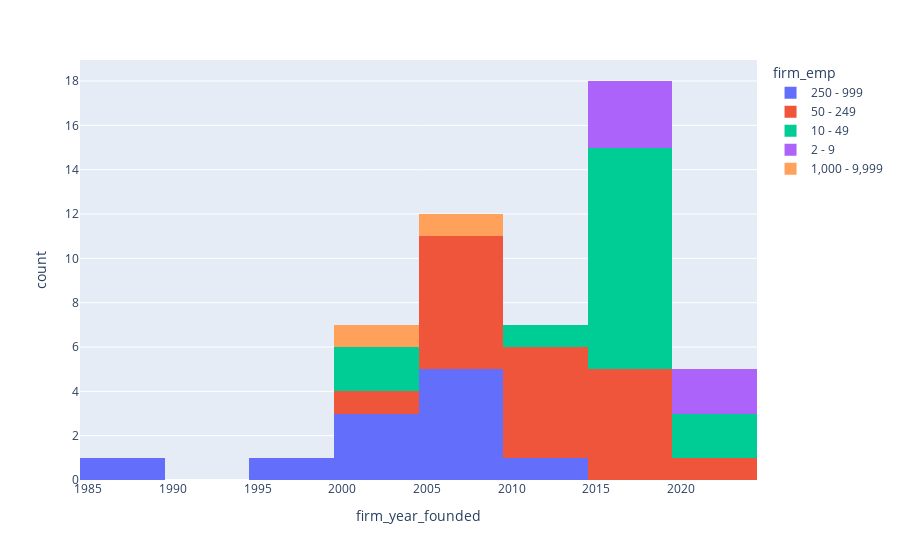

Source (notebook cell):
### Code cell
px.histogram(df_new1, 'firm_year_founded', color='firm_emp')

### Figure 1 — Plotly figure (JSON) as saved in the notebook; plotly's stock layout.template omitted (floating-point values rounded to 4 significant figures)
{"data": [{"alignmentgroup": "True", "bingroup": "x", "hovertemplate": "firm_emp=250 - 999<br>firm_year_founded=%{x}<br>count=%{y}<extra></extra>", "legendgroup": "250 - 999", "marker": {"color": "#636efa", "pattern": {"shape": ""}}, "name": "250 - 999", "offsetgroup": "250 - 999", "orientation": "v", "showlegend": true, "type": "histogram", "x": [2000, 2000, 2007, 2007, 2005, 1997, 1987, 2010, 2008, 2008, 2000], "xaxis": "x", "yaxis": "y"}, {"alignmentgroup": "True", "bingroup": "x", "hovertemplate": "firm_emp=50 - 249<br>firm_year_founded=%{x}<br>count=%{y}<extra></extra>", "legendgroup": "50 - 249", "marker": {"color": "#EF553B", "pattern": {"shape": ""}}, "name": "50 - 249", "offsetgroup": "50 - 249", "orientation": "v", "showlegend": true, "type": "histogram", "x": [2012, 2012, 2003, 2008, 2015, 2010, 2015, 2015, 2009, 2013, 2016, 2009, 2008, 2018, null, 2009, 2009, null, 2022, 2012], "xaxis": "x", "yaxis": "y"}, {"alignmentgroup": "True", "bingroup": "x", "hovertemplate": "firm_emp=10 - 49<br>firm_year_founded=%{x}<br>count=%{y}<extra></extra>", "legendgroup": "10 - 49", "marker": {"color": "#00cc96", "pattern": {"shape": ""}}, "name": "10 - 49", "offsetgroup": "10 - 49", "orientation": "v", "showlegend": true, "type": "histogram", "x": [2012, 2015, 2018, 2015, 2016, 2020, 2018, 2003, 2004, 2017, 2017, null, 2016, 2020, 2015, 2015], "xaxis": "x", "yaxis": "y"}, {"alignmentgroup": "True", "bingroup": "x", "hovertemplate": "firm_emp=2 - 9<br>firm_year_founded=%{x}<br>count=%{y}<extra></extra>", "legendgroup": "2 - 9", "marker": {"color": "#ab63fa", "pattern": {"shape": ""}}, "name": "2 - 9", "offsetgroup": "2 - 9", "orientation": "v", "showlegend": true, "type": "histogram", "x": [2020, 2019, 2015, 2020, 2018], "xaxis": "x", "yaxis": "y"}, {"alignmentgroup": "True", "bingroup": "x", "hovertemplate": "firm_emp=1,000 - 9,999<br>firm_year_founded=%{x}<br>count=%{y}<extra></extra>", "legendgroup": "1,000 - 9,999", "marker": {"color": "#FFA15A", "pattern": {"shape": ""}}, "name": "1,000 - 9,999", "offsetgroup": "1,000 - 9,999", "orientation": "v", "showlegend": true, "type": "histogram", "x": [2002, 2005], "xaxis": "x", "yaxis": "y"}], "layout": {"barmode": "relative", "legend": {"title": {"text": "firm_emp"}, "tracegroupgap": 0}, "margin": {"t": 60}, "xaxis": {"anchor": "y", "domain": [0, 1], "title": {"text": "firm_year_founded"}}, "yaxis": {"anchor": "x", "domain": [0, 1], "title": {"text": "count"}}}}
